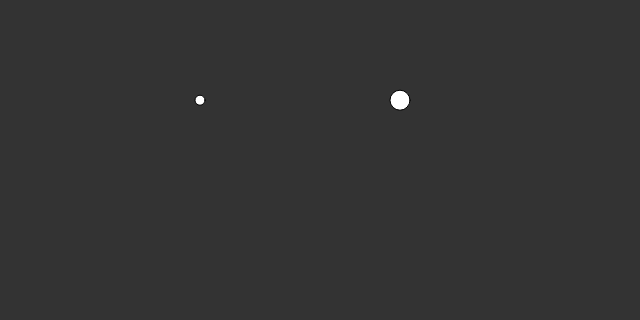
Frame 1 (no input)
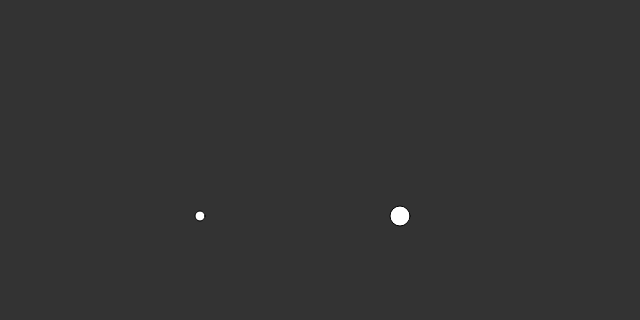
Frame 60 (no input)
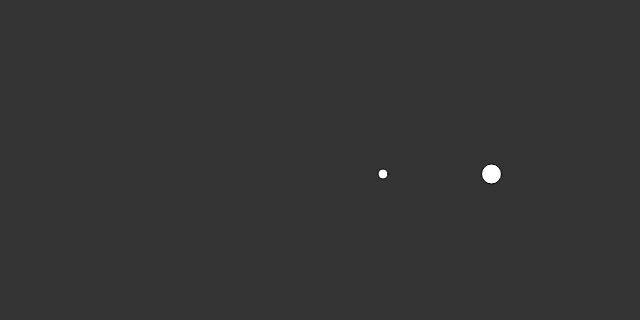
Frame 120 (the mouse pressed at the canvas centre since frame 60)

The p5.js sketch that drew these frames (run headless with seeded random() and noise() and a simulated clock; from frame 60 on, the mouse is pressed at the canvas centre):

// p5.js sketch
// ── sketch.js
var particle1, particle2;

function setup() {
  createCanvas(640, 320);
  particle1 = new Particle(200, 100, 1);
  particle2 = new Particle(400, 100, 2);
}

function draw() {
  background(51);

  var gravity1 = createVector(0, 0.2 * particle1.mass);
  var gravity2 = createVector(0, 0.2 * particle2.mass);
  var wind = createVector(0.1, 0);

  particle1.applyForce(gravity1);
  particle2.applyForce(gravity2);

  if(mouseIsPressed){
    particle1.applyForce(wind);
    particle2.applyForce(wind);
  }

  particle1.edges();
  particle1.update();
  particle1.display();

  particle2.edges();
  particle2.update();
  particle2.display()
}

// ── particle.js
function Particle(x, y, m) {
  this.pos = createVector(x, y);
  this.vel = createVector(0, 0);
  this.acc = createVector(0, 0);

  this.mass = m;

  this.update = function(){
    this.vel.add(this.acc);
    this.pos.add(this.vel);

    this.acc.set(0,0);
  }

  this.display = function(){
    fill(255);
    ellipse(this.pos.x, this.pos.y, this.mass * 10, this.mass * 10);
  }

  this.applyForce = function(force) {
    var f = force.copy();
    f.div(this.mass);
    this.acc.add(f);
  }

  this.edges = function() {
    if(this.pos.y > height) {
      this.vel.y *= -1;
      this.pos.y = height;
    }
    if(this.pos.x > width) {
      this.vel.x *= -1;
      this.pos.x = width;
    }
  }
}
